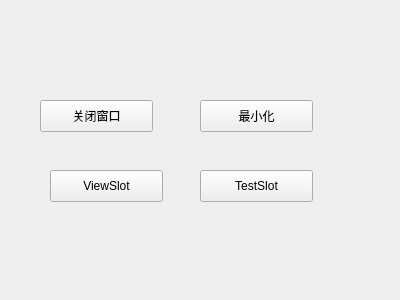
<?xml version="1.0" encoding="UTF-8"?>
<ui version="4.0">
 <class>TestSignal</class>
 <widget class="QWidget" name="TestSignal">
  <property name="geometry">
   <rect>
    <x>0</x>
    <y>0</y>
    <width>400</width>
    <height>300</height>
   </rect>
  </property>
  <property name="windowTitle">
   <string>TestSignal</string>
  </property>
  <widget class="QPushButton" name="closeButton">
   <property name="geometry">
    <rect>
     <x>40</x>
     <y>100</y>
     <width>113</width>
     <height>32</height>
    </rect>
   </property>
   <property name="text">
    <string>关闭窗口</string>
   </property>
  </widget>
  <widget class="QPushButton" name="minButton">
   <property name="geometry">
    <rect>
     <x>200</x>
     <y>100</y>
     <width>113</width>
     <height>32</height>
    </rect>
   </property>
   <property name="text">
    <string>最小化</string>
   </property>
  </widget>
  <widget class="QPushButton" name="pushButton">
   <property name="geometry">
    <rect>
     <x>50</x>
     <y>170</y>
     <width>113</width>
     <height>32</height>
    </rect>
   </property>
   <property name="text">
    <string>ViewSlot</string>
   </property>
  </widget>
  <widget class="QPushButton" name="tests">
   <property name="geometry">
    <rect>
     <x>200</x>
     <y>170</y>
     <width>113</width>
     <height>32</height>
    </rect>
   </property>
   <property name="text">
    <string>TestSlot</string>
   </property>
  </widget>
 </widget>
 <layoutdefault spacing="6" margin="11"/>
 <resources/>
 <connections>
  <connection>
   <sender>closeButton</sender>
   <signal>clicked()</signal>
   <receiver>TestSignal</receiver>
   <slot>close()</slot>
   <hints>
    <hint type="sourcelabel">
     <x>110</x>
     <y>112</y>
    </hint>
    <hint type="destinationlabel">
     <x>124</x>
     <y>304</y>
    </hint>
   </hints>
  </connection>
  <connection>
   <sender>minButton</sender>
   <signal>clicked()</signal>
   <receiver>TestSignal</receiver>
   <slot>showMinimized()</slot>
   <hints>
    <hint type="sourcelabel">
     <x>256</x>
     <y>115</y>
    </hint>
    <hint type="destinationlabel">
     <x>199</x>
     <y>149</y>
    </hint>
   </hints>
  </connection>
  <connection>
   <sender>pushButton</sender>
   <signal>clicked()</signal>
   <receiver>TestSignal</receiver>
   <slot>ViewSlot()</slot>
   <hints>
    <hint type="sourcelabel">
     <x>132</x>
     <y>180</y>
    </hint>
    <hint type="destinationlabel">
     <x>135</x>
     <y>391</y>
    </hint>
   </hints>
  </connection>
  <connection>
   <sender>TestSignal</sender>
   <signal>ViewSig()</signal>
   <receiver>TestSignal</receiver>
   <slot>ViewSlot()</slot>
   <hints>
    <hint type="sourcelabel">
     <x>273</x>
     <y>225</y>
    </hint>
    <hint type="destinationlabel">
     <x>344</x>
     <y>322</y>
    </hint>
   </hints>
  </connection>
 </connections>
 <slots>
  <signal>ViewSig()</signal>
  <slot>ViewSlot()</slot>
 </slots>
</ui>
